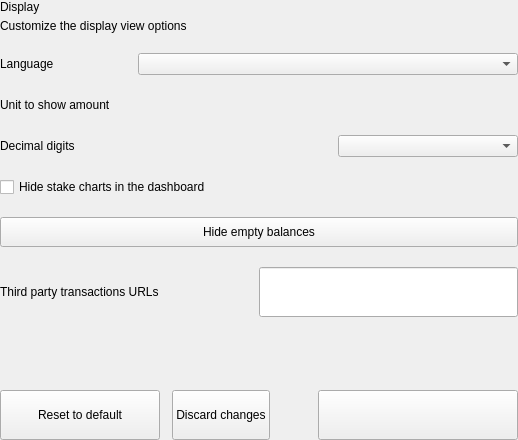
<?xml version="1.0" encoding="UTF-8"?>
<ui version="4.0">
 <class>SettingsDisplayOptionsWidget</class>
 <widget class="QWidget" name="SettingsDisplayOptionsWidget">
  <property name="geometry">
   <rect>
    <x>0</x>
    <y>0</y>
    <width>518</width>
    <height>440</height>
   </rect>
  </property>
  <property name="windowTitle">
   <string>Form</string>
  </property>
  <layout class="QVBoxLayout" name="verticalLayout">
   <property name="spacing">
    <number>0</number>
   </property>
   <property name="leftMargin">
    <number>0</number>
   </property>
   <property name="topMargin">
    <number>0</number>
   </property>
   <property name="rightMargin">
    <number>0</number>
   </property>
   <property name="bottomMargin">
    <number>0</number>
   </property>
   <item>
    <widget class="QWidget" name="left" native="true">
     <layout class="QVBoxLayout" name="verticalLayout_3">
      <property name="leftMargin">
       <number>0</number>
      </property>
      <property name="topMargin">
       <number>0</number>
      </property>
      <property name="rightMargin">
       <number>0</number>
      </property>
      <property name="bottomMargin">
       <number>0</number>
      </property>
      <item>
       <layout class="QVBoxLayout" name="verticalLayout_2">
        <property name="spacing">
         <number>20</number>
        </property>
        <item>
         <layout class="QHBoxLayout" name="horizontalLayout_3">
          <property name="spacing">
           <number>0</number>
          </property>
          <item>
           <layout class="QVBoxLayout" name="verticalLayoutTitle">
            <property name="spacing">
             <number>5</number>
            </property>
            <item>
             <widget class="QLabel" name="labelTitle">
              <property name="text">
               <string>Display</string>
              </property>
             </widget>
            </item>
            <item>
             <widget class="QLabel" name="labelSubtitle1">
              <property name="text">
               <string>Customize the display view options</string>
              </property>
              <property name="wordWrap">
               <bool>true</bool>
              </property>
             </widget>
            </item>
           </layout>
          </item>
         </layout>
        </item>
        <item>
         <layout class="QHBoxLayout" name="horizontalLayout_2">
          <item>
           <widget class="QLabel" name="labelTitleLanguage">
            <property name="text">
             <string>Language</string>
            </property>
           </widget>
          </item>
          <item>
           <spacer name="horizontalSpacer_3">
            <property name="orientation">
             <enum>Qt::Horizontal</enum>
            </property>
            <property name="sizeHint" stdset="0">
             <size>
              <width>40</width>
              <height>20</height>
             </size>
            </property>
           </spacer>
          </item>
          <item>
           <widget class="QComboBox" name="comboBoxLanguage">
            <property name="minimumSize">
             <size>
              <width>380</width>
              <height>0</height>
             </size>
            </property>
            <property name="maximumSize">
             <size>
              <width>280</width>
              <height>16777215</height>
             </size>
            </property>
           </widget>
          </item>
         </layout>
        </item>
        <item>
         <layout class="QHBoxLayout" name="horizontalPercentagezPgo">
          <item>
           <widget class="QLabel" name="labelTitleUnit">
            <property name="text">
             <string>Unit to show amount</string>
            </property>
           </widget>
          </item>
          <item>
           <spacer name="horizontalSpacerPercentagezPgo">
            <property name="orientation">
             <enum>Qt::Horizontal</enum>
            </property>
            <property name="sizeHint" stdset="0">
             <size>
              <width>40</width>
              <height>20</height>
             </size>
            </property>
           </spacer>
          </item>
          <item>
           <widget class="QValueComboBox" name="comboBoxUnit" native="true">
            <property name="minimumSize">
             <size>
              <width>180</width>
              <height>0</height>
             </size>
            </property>
            <property name="maximumSize">
             <size>
              <width>180</width>
              <height>16777215</height>
             </size>
            </property>
           </widget>
          </item>
         </layout>
        </item>
        <item>
         <layout class="QHBoxLayout" name="horizontalDenomzPgo">
          <item>
           <widget class="QLabel" name="labelTitleDigits">
            <property name="text">
             <string>Decimal digits</string>
            </property>
           </widget>
          </item>
          <item>
           <spacer name="horizontalDenomzPgo_1">
            <property name="orientation">
             <enum>Qt::Horizontal</enum>
            </property>
            <property name="sizeHint" stdset="0">
             <size>
              <width>40</width>
              <height>20</height>
             </size>
            </property>
           </spacer>
          </item>
          <item>
           <widget class="QComboBox" name="comboBoxDigits">
            <property name="minimumSize">
             <size>
              <width>180</width>
              <height>0</height>
             </size>
            </property>
            <property name="maximumSize">
             <size>
              <width>180</width>
              <height>16777215</height>
             </size>
            </property>
           </widget>
          </item>
         </layout>
        </item>
        <item>
         <layout class="QHBoxLayout" name="horizontalHideCharts">
          <item>
           <widget class="QCheckBox" name="checkBoxHideCharts">
            <property name="text">
             <string>Hide stake charts in the dashboard</string>
            </property>
           </widget>
          </item>
         </layout>
        </item>
        <item>
         <widget class="QPushButton" name="pushButtonSwitchBalance">
          <property name="minimumSize">
           <size>
            <width>0</width>
            <height>30</height>
           </size>
          </property>
          <property name="focusPolicy">
           <enum>Qt::NoFocus</enum>
          </property>
          <property name="text">
           <string>Hide empty balances</string>
          </property>
          <property name="checkable">
           <bool>true</bool>
          </property>
         </widget>
        </item>
        <item>
         <layout class="QHBoxLayout" name="horizontalLayout" stretch="1,1">
          <property name="spacing">
           <number>0</number>
          </property>
          <item>
           <widget class="QLabel" name="labelTitleUrl">
            <property name="text">
             <string>Third party transactions URLs</string>
            </property>
           </widget>
          </item>
          <item>
           <widget class="QLineEdit" name="lineEditUrl">
            <property name="minimumSize">
             <size>
              <width>0</width>
              <height>50</height>
             </size>
            </property>
            <property name="maximumSize">
             <size>
              <width>16777215</width>
              <height>50</height>
             </size>
            </property>
           </widget>
          </item>
         </layout>
        </item>
        <item>
         <spacer name="verticalSpacer">
          <property name="orientation">
           <enum>Qt::Vertical</enum>
          </property>
          <property name="sizeHint" stdset="0">
           <size>
            <width>20</width>
            <height>40</height>
           </size>
          </property>
         </spacer>
        </item>
        <item>
         <layout class="QHBoxLayout" name="horizontalReset">
          <property name="spacing">
           <number>12</number>
          </property>
          <item>
           <widget class="QPushButton" name="pushButtonReset">
            <property name="minimumSize">
             <size>
              <width>160</width>
              <height>50</height>
             </size>
            </property>
            <property name="maximumSize">
             <size>
              <width>50</width>
              <height>16777215</height>
             </size>
            </property>
            <property name="focusPolicy">
             <enum>Qt::NoFocus</enum>
            </property>
            <property name="text">
             <string>Reset to default</string>
            </property>
           </widget>
          </item>
          <item>
           <widget class="QPushButton" name="pushButtonClean">
            <property name="minimumSize">
             <size>
              <width>0</width>
              <height>50</height>
             </size>
            </property>
            <property name="focusPolicy">
             <enum>Qt::NoFocus</enum>
            </property>
            <property name="text">
             <string>Discard changes</string>
            </property>
           </widget>
          </item>
          <item>
           <spacer name="horizontalSpacer_5">
            <property name="orientation">
             <enum>Qt::Horizontal</enum>
            </property>
            <property name="sizeType">
             <enum>QSizePolicy::Expanding</enum>
            </property>
            <property name="sizeHint" stdset="0">
             <size>
              <width>40</width>
              <height>20</height>
             </size>
            </property>
           </spacer>
          </item>
          <item>
           <widget class="QPushButton" name="pushButtonSave">
            <property name="minimumSize">
             <size>
              <width>200</width>
              <height>50</height>
             </size>
            </property>
            <property name="maximumSize">
             <size>
              <width>200</width>
              <height>50</height>
             </size>
            </property>
            <property name="focusPolicy">
             <enum>Qt::NoFocus</enum>
            </property>
            <property name="text">
             <string/>
            </property>
           </widget>
          </item>
         </layout>
        </item>
       </layout>
      </item>
     </layout>
    </widget>
   </item>
  </layout>
 </widget>
 <customwidgets>
  <customwidget>
   <class>QValueComboBox</class>
   <extends>QWidget</extends>
   <header>qvaluecombobox.h</header>
  </customwidget>
 </customwidgets>
 <resources/>
 <connections/>
</ui>
